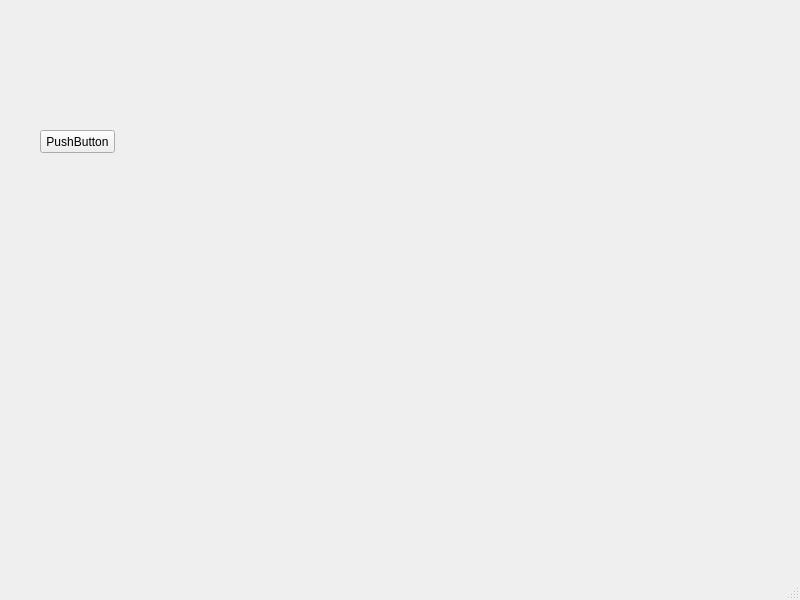
<?xml version="1.0" encoding="UTF-8"?>
<ui version="4.0">
 <class>testui</class>
 <widget class="QMainWindow" name="testui">
  <property name="geometry">
   <rect>
    <x>0</x>
    <y>0</y>
    <width>800</width>
    <height>600</height>
   </rect>
  </property>
  <property name="windowTitle">
   <string>MainWindow</string>
  </property>
  <widget class="QWidget" name="centralwidget">
   <widget class="QPushButton" name="pushButton">
    <property name="geometry">
     <rect>
      <x>40</x>
      <y>130</y>
      <width>75</width>
      <height>23</height>
     </rect>
    </property>
    <property name="text">
     <string>PushButton</string>
    </property>
   </widget>
  </widget>
  <widget class="QMenuBar" name="menubar">
   <property name="geometry">
    <rect>
     <x>0</x>
     <y>0</y>
     <width>800</width>
     <height>23</height>
    </rect>
   </property>
  </widget>
  <widget class="QStatusBar" name="statusbar"/>
 </widget>
 <resources/>
 <connections/>
</ui>
